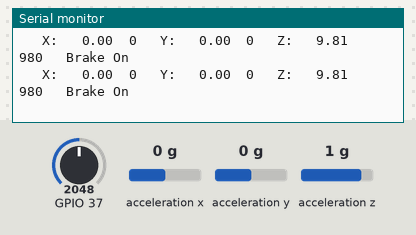
Bench run of a sketch on a simulated ESP32. Shown: the last lines printed to the serial monitor. The inputs (shaded band) are chosen by the test bench; at power-on: acceleration x 0 g, acceleration y 0 g, acceleration z 1 g, GPIO 37 = 2048. Storage starts empty.

Above: at 1.2 s.
1.3 s: acceleration x set to -1.4 g
At 1.46 s:
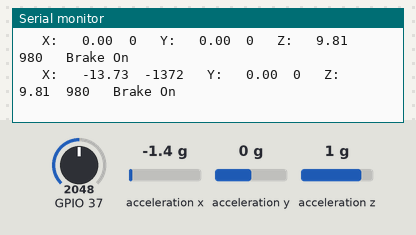
4.3 s: acceleration y set to -1.4 g
At 4.38 s:
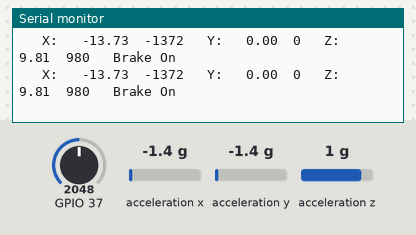
5.8 s: acceleration z set to -1.4 g
At 5.94 s:
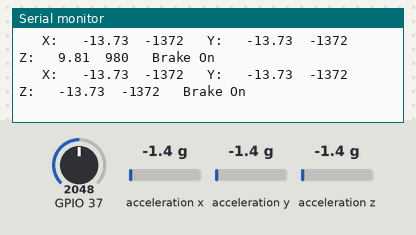

Measured:
- after the input at 1.3 s, the serial monitor: prints a new line at once (image 1)

The sketch:

Datalogger.ino
```cpp
#include "FS.h"
#include "SD.h"
#include "SPI.h"
#include <Wire.h>
#include <Adafruit_MMA8451.h>
#include <Adafruit_Sensor.h>

Adafruit_MMA8451 mma = Adafruit_MMA8451();

int samplerate = 100;

void getx()
{
  mma.read();

  /* Get a new sensor event */
  sensors_event_t event;
  mma.getEvent(&event);
  Serial.print("\t X: \t"); Serial.print(event.acceleration.x); Serial.print("\t");
  char accelx_char[20];
  itoa((event.acceleration.x * 100), accelx_char, 10);
  appendFile(SD, "/acceldata.txt", accelx_char);
  Serial.print(accelx_char);
}

void gety()
{
  mma.read();

  /* Get a new sensor event */
  sensors_event_t event;
  mma.getEvent(&event);
  Serial.print("\t Y: \t"); Serial.print(event.acceleration.y); Serial.print("\t");
  char accely_char[20];
  itoa((event.acceleration.y * 100), accely_char, 10);
  appendFile(SD, "/acceldata.txt", accely_char);
  Serial.print(accely_char);
}

void getz()
{
  mma.read();

  /* Get a new sensor event */
  sensors_event_t event;
  mma.getEvent(&event);
  Serial.print("\t Z: \t"); Serial.print(event.acceleration.z); Serial.print("\t");
  char accelz_char[20];
  itoa((event.acceleration.z * 100), accelz_char, 10);
  appendFile(SD, "/acceldata.txt", accelz_char);
  Serial.print(accelz_char);
}

void getbrake()
{
  if (analogRead(A1) < 10)
{
  appendFile(SD, "/acceldata.txt","Off");
  Serial.print("\t Brake Off");
}
else
{
  appendFile(SD, "/acceldata.txt","On");
  Serial.print("\t Brake On");
}
}

void writeFile(fs::FS &fs, const char * path, const char * message){
    Serial.printf("Writing file: %s\n", path);

    File file = fs.open(path, FILE_WRITE);
    if(!file){
        Serial.println("Failed to open file for writing");
        return;
    }
    if(file.print(message)){
        Serial.println("File written");
    } else {
        Serial.println("Write failed");
    }
    file.close();
}

void appendFile(fs::FS &fs, const char * path, const char * message){
//    Serial.printf("Appending to file: %s\n", path);

    File file = fs.open(path, FILE_APPEND);
    if(!file){
        Serial.println("Failed to open file for appending");
        return;
    }
    if(file.print(message)){
//        Serial.println("Message appended");
    } else {
        Serial.println("Append failed");
    }
    file.close();
}

void setup(){
    Serial.begin(115200);
    if(!SD.begin()){
        Serial.println("Card Mount Failed");
        return;
    }
    uint8_t cardType = SD.cardType();

    if(cardType == CARD_NONE){
        Serial.println("No SD card attached");
        return;
    }

//    Serial.print("SD Card Type: ");
//    if(cardType == CARD_MMC){
//        Serial.println("MMC");
//    } else if(cardType == CARD_SD){
//        Serial.println("SDSC");
//    } else if(cardType == CARD_SDHC){
//        Serial.println("SDHC");
//    } else {
//        Serial.println("UNKNOWN");
//    }

    uint64_t cardSize = SD.cardSize() / (1024 * 1024);
//    Serial.printf("SD Card Size: %lluMB\n", cardSize);

    writeFile(SD, "/acceldata.txt", "(X,Y,Z (m/s^2)); Brake");
    appendFile(SD, "/acceldata.txt", "\r\n");

  if (! mma.begin()) {
    Serial.println("Couldnt start");
    while (1);
  }
  Serial.println("MMA8451 found!");

  mma.setRange(MMA8451_RANGE_4_G);

  Serial.print("Range = "); Serial.print(2 << mma.getRange());
  Serial.println("G");

}

//int num = 0;
//char numChar[20];
void loop(){
  delay(samplerate);

  getx();   //x acceleration in mm/s^2
  appendFile(SD, "/acceldata.txt","\t");

  gety();   //y accleration in mm/s^2
  appendFile(SD, "/acceldata.txt","\t");

  getz();   //z accelration in mm/s^2
  appendFile(SD, "/acceldata.txt","\t");

  getbrake();   //brake status
  appendFile(SD, "/acceldata.txt","\t");

  appendFile(SD, "/acceldata.txt","\r\n");  //ends line
  Serial.println("\t");
}
```
